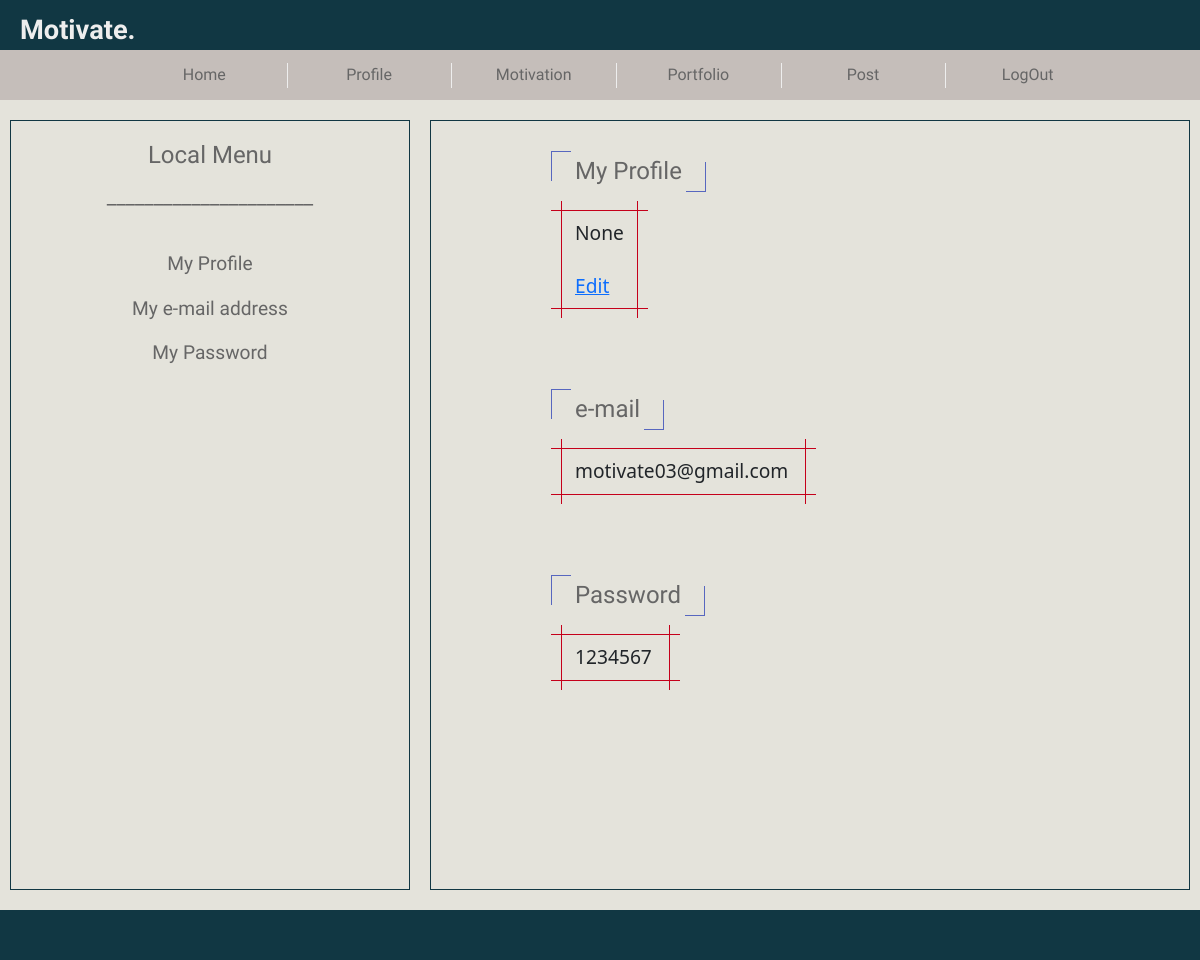
Before: /account_button with the older database file.
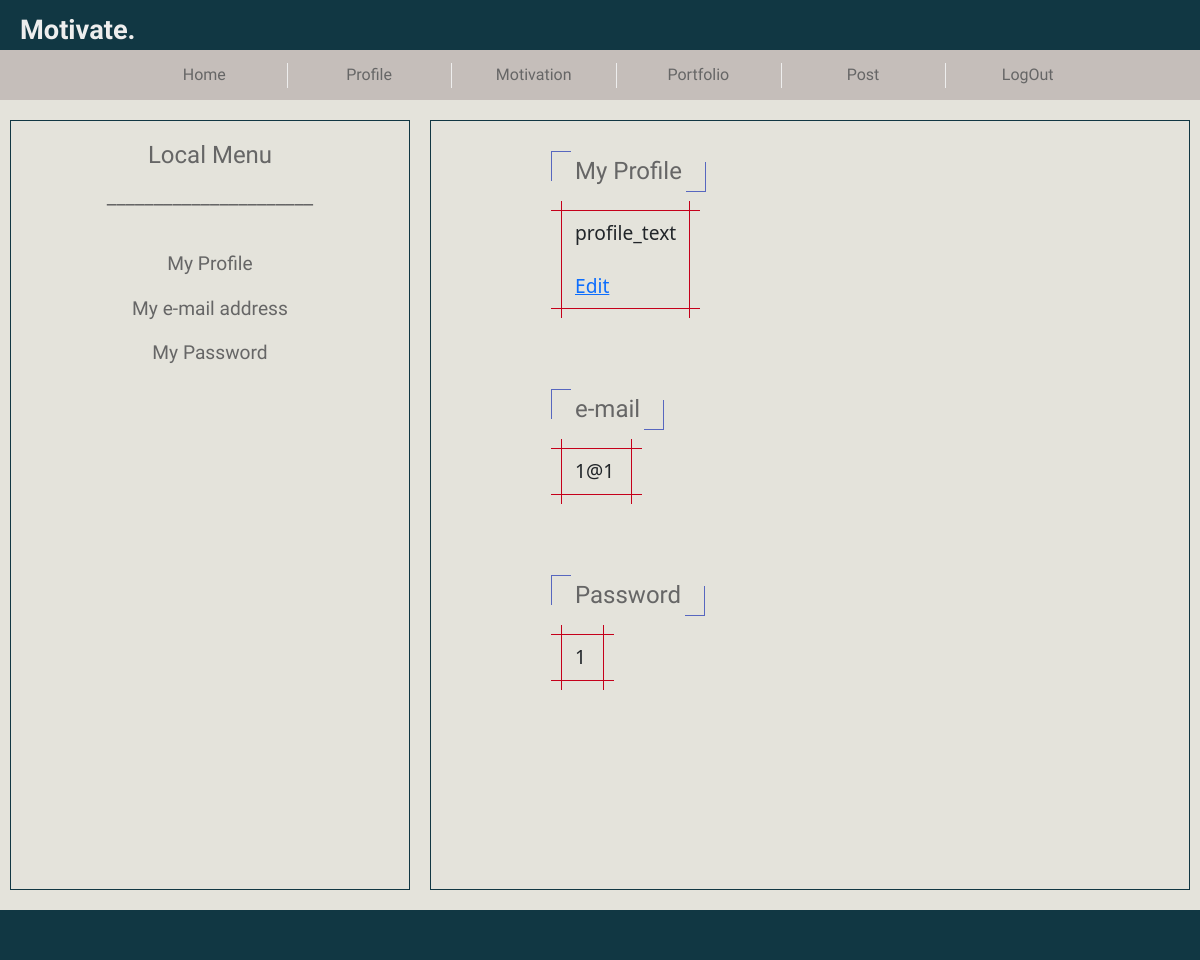
After: the same page with the newer database file.
### codes/views.py (models this page shows)
class User(db.Model):
    ___tablename__ = 'user'
    id = db.Column(db.Integer, primary_key=True)
    username = db.Column(db.String(30),nullable=True)
    e_mail = db.Column(db.String(100),nullable=False)
    password = db.Column(db.String(30),nullable=False)
    profile_text = db.Column(db.String(500),default="profile_text")
    portforio = db.relationship('Portforio',backref='user')
    post = db.relationship('Post', backref='user')
    feedback = db.relationship('Feedback', backref='user')

### codes/app.py (the view)
@app.route('/account_button', methods=['GET', 'POST'])
def account_button():
    profile_data = db.session.query(User).all()
    if request.method == 'POST':
        return redirect(url_for('account'))
    return render_template('account.html', profiles = profile_data)

### templates/account.html (shortened to what this page needs)
<!DOCTYPE html>
<html lang="ja">
    <head>
        <link rel="stylesheet" type="text/css" href="{{ url_for('static', filename='base.css') }}">
        <link rel="stylesheet" href="http://weloveiconfonts.com/api/?family=fontawesome">
        <link rel="stylesheet" href="http://weloveiconfonts.com/api/?family=fontawesome">
        <link rel="stylesheet" href="{{url_for('static', filename='bootstrap_css/bootstrap.min.css')}}">
    </head>
    <body>
        {% extends "base.html" %}
        {% block body %}
        {{ super () }}
        <main class="main">
            <div class="lnavi">
                <h3 class="h1_motivation">Local Menu</h3>
                <h3 class="h3_profile">______________________</h3>
                <p><a href="javascript:;" onclick="Display_JS('no1')">My Profile</a></p>
                <p><a href="javascript:;" onclick="Display_JS('no2')">My e-mail address</a></p>
                <p><a href="javascript:;" onclick="Display_JS('no3')">My Password</a></p>
            </div>
            <div class="content" id="JS">
                <h1 class="h1_profile h1_box">My Profile</h1><br>
                <div class="profile_box">
                    {% for profile in profiles %}
                    <p>{{profile.profile_text}}</p>
                    <br></br>
                    <p><a href="/edit_profile/{{profile.id}}">Edit</a></p>
                    {% endfor %}
                </div>
                <br><h1 class="h1_profile h1_box">e-mail</h1><br>
                <div class="profile_box">
                    <p>{% for profile in profiles %}
                        <p>{{profile.e_mail}}</p>
                        {% endfor %}</p>
                </div><br>
                <h1 class="h1_profile h1_box">Password</h1><br>
                <div class="profile_box">
                    <p>{% for profile in profiles %}
                        <p>{{profile.password}}</p>
                        {% endfor %}</p>
                </div>
            </div>
        </main>
        {% endblock %}
        {% block footer %}
        {{ super () }}
        {% endblock %}

### templates/base.html (shortened to what this page needs)
<!DOCTYPE html>
<html lang="ja">
    <head>
        <link rel="stylesheet" type="text/css" href="{{ url_for('static', filename='base.css') }}">
        <link rel="stylesheet" href="http://weloveiconfonts.com/api/?family=fontawesome">
    </head>
    <body>
        {% block body %}
        <header class="header"><a href="{{ url_for('index2_button') }}">Motivate.</a></header>
        <nav class="gnavi">
            <div class="gnavi_inner">
                <ul>
                    <li><a href="{{ url_for('home_button') }}"><span>Home</span></a></li>
                    <li><a href="{{ url_for('account_button') }}"><span>Profile</span></a></li>
                    <li><a href="{{ url_for('motivation_button') }}"><span>Motivation</span></a></li>
                    <li><a href="{{ url_for('portfolio_button') }}"><span>Portfolio</span></a></li>
                    <li><a href="{{ url_for('post_button') }}"><span>Post</span></a></li>
                    <li><a href="{{ url_for('logOut_button') }}"><span>LogOut</span></a></li>
                </ul>
            </div>
        </nav>
        {% endblock %}
        {% block footer %}
        <footer class="header"></footer>
        {% endblock %}
    </body>
</html>

### static/base.css (style rules this page uses)
body { background: #e4e3db; display: flex; flex-direction: column; }
.header { background: #113743; height: 50px; text-align: left; }
header a { color: #eee; text-decoration: none; font-family: 'Montserrat Subrayada', sans-serif; font-weight: bold; font-size: 1.7rem; position: relative; top: 10px; margin-left: 20px; }
nav { background: #c5beba; position: relative; top: 0; }
.gnavi { height: 50px; background: #c5beba; font-size: 1rem; font-weight: 500; }
.gnavi_inner { width: 980px; height: 100%; margin: auto; }
.gnavi ul { height: 100%; display: flex; list-style: none; margin: 0 -20px; }
.gnavi li { flex: 1 1; position: relative; display: flex; }
.gnavi li::after { content: ""; display: block; width: 1px; height: 25px; background: #eee; position: absolute; right: -1px; top: calc((100% - 25px) / 2); }
.gnavi li:last-child::after { content: none; }
.gnavi a { display: flex; flex: 1 1; justify-content: center; padding: 0 20px; }
.gnavi span { display: flex; align-items: center; word-break: keep-all; }
.gnavi_inner ul li a { color: #666; text-decoration: none; font-family: 'Quicksand', sans-serif; }
.main { min-height: 100vh; display: flex; flex-wrap: wrap; margin-top: 10px; }
.content { flex: 1; background: none; padding-left: 20px; margin-left: 10px; margin-right: 10px; margin-top: 10px; margin-bottom: 20px; border: solid 1px #113743; }
.h1_profile { color: #666; font-size: 1.5rem; text-decoration: none; font-family: 'Quicksand', sans-serif; margin-left: 100px; }
.h1_motivation { margin-top: 20px; margin-bottom: 15px; color: #666; font-size: 1.5rem; text-decoration: none; font-family: 'Quicksand', sans-serif; text-align: center; }
.h1_box { position: relative; margin-top: 30px; padding:0.25em 1em; display: inline-block; }
.h1_box:before,.h1_box:after { content:''; width: 20px; height: 30px; position: absolute; display: inline-block; }
.h1_box:before { border-left: solid 1px #5767bf; border-top: solid 1px #5767bf; top:0; left: 0; }
.h1_box:after { border-right: solid 1px #5767bf; border-bottom: solid 1px #5767bf; bottom:0; right: 0; }
.h3_profile { color: #666; font-size: 1.3rem; text-decoration: none; font-family: 'Quicksand', sans-serif; text-align: center; margin-bottom: 40px; }
.lnavi { width: 400px; text-align: center; background: none; color: #666; margin: 10px; margin-bottom: 20px; border: solid 1px #113743; }
.lnavi a { font-size: 1.2rem; text-decoration: none; font-weight: 500; color: #666; font-family: 'Quicksand', sans-serif; }
.profile_box { margin-top: 10px; margin-left: 100px; margin-right: 100px; margin-bottom: 50px; position: relative; padding: 0.5em 1.5em; border-top: solid 1px #c5001a; border-bottom: solid 1px #c5001a; display: inline-block; }
.profile_box:before, .profile_box:after { content: ''; position: absolute; top: -10px; width: 1px; height: -webkit-calc(100% + 20px); height: calc(100% + 20px); background-color: #c5001a; }
.profile_box:before { left: 10px; }
.profile_box:after { right: 10px; }
.profile_box p { font-size: 1.2rem; margin: 0; padding: 0; display: inline-block; }

Changed rows visible on the page:
changed User: profile_text "None" → "profile_text"; e_mail "motivate03@gmail.com" → "1@1"; password "1234567" → "1"
